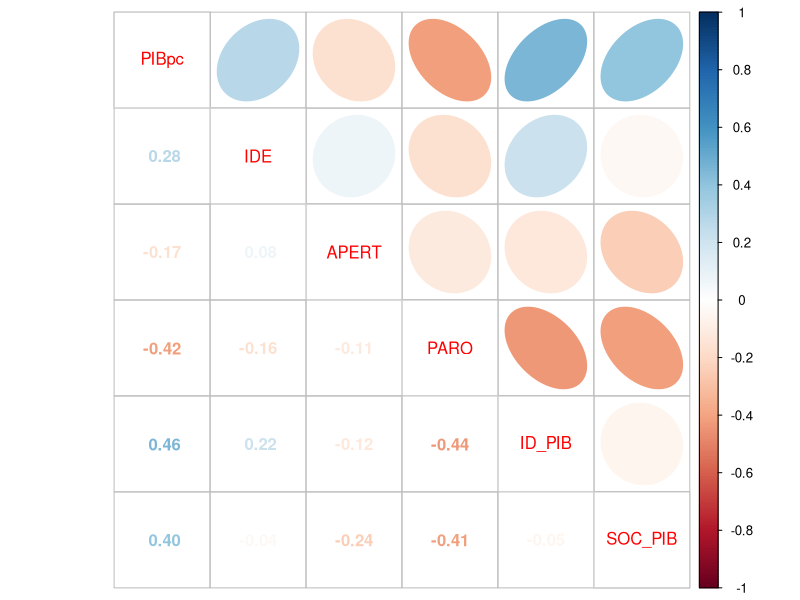
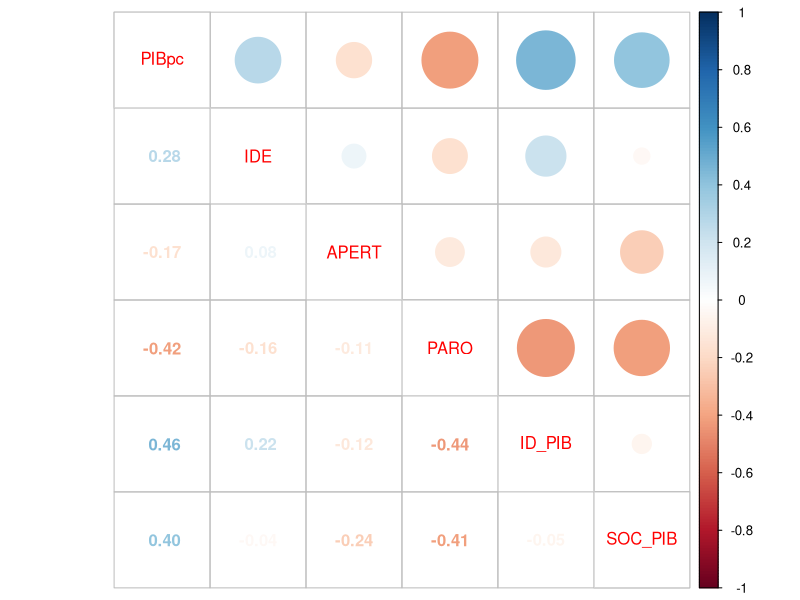
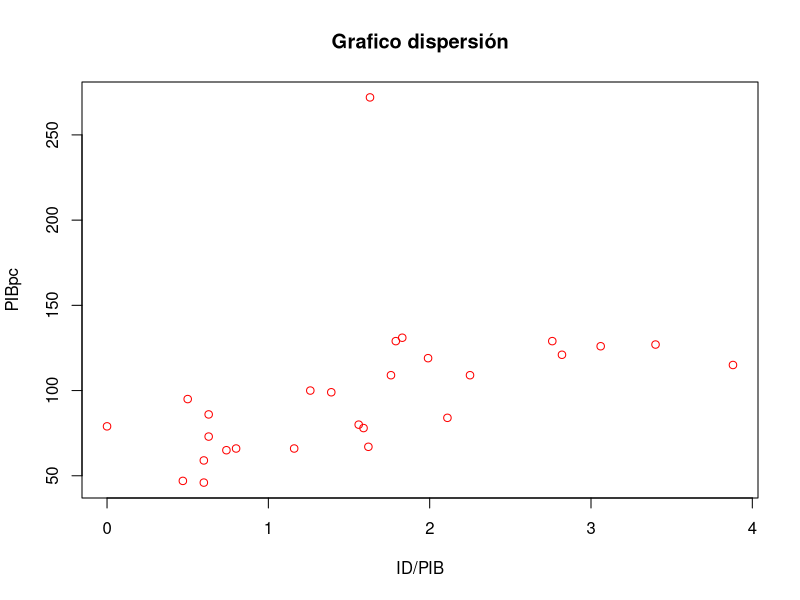
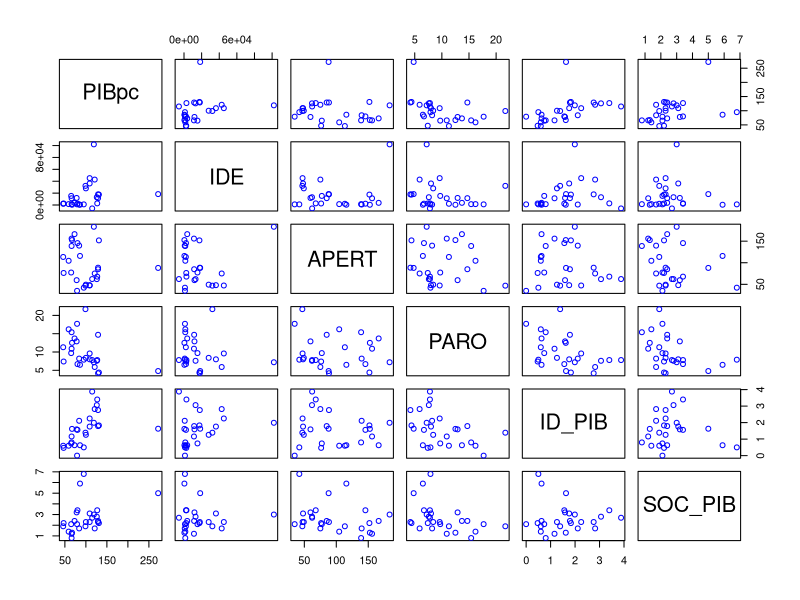
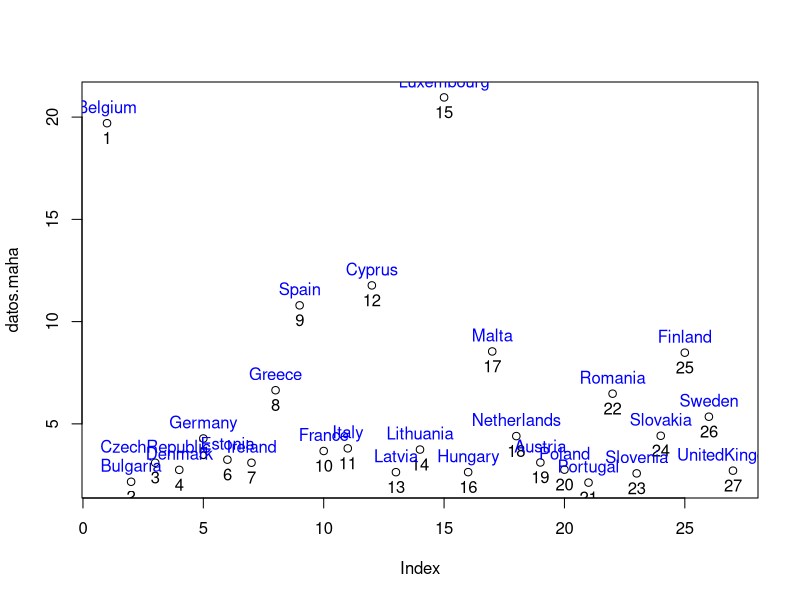
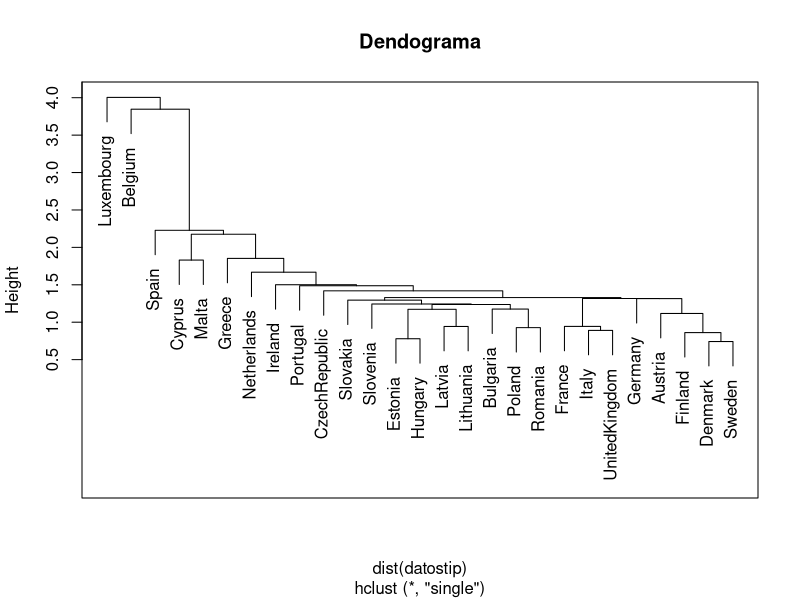
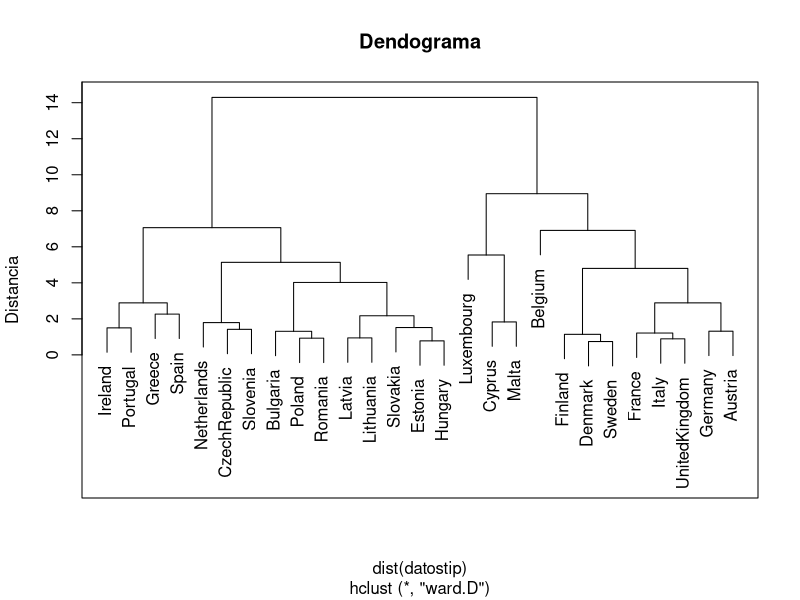
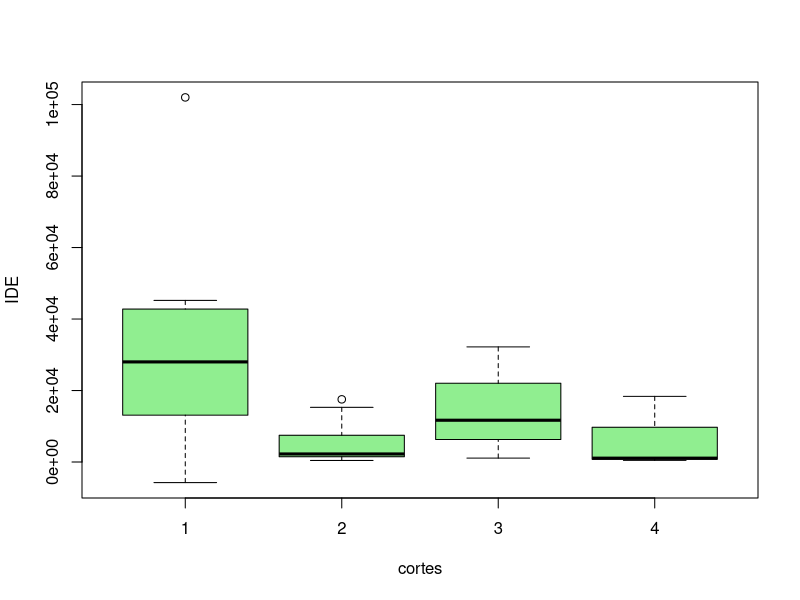

Recreate these plots in R, in order. (Note: this script raises an error after producing the figures.)
#Leemos los datos

datospaises <- read.table("Datospaises.txt", h=T)
datospaises
dimnames(datospaises)[[1]]<-datospaises[,1] #dimnames(datospaises) pregunta si tienen nombre. Utiliza el nombre de los paises como nombre de las filas
datos<-datospaises[,-1] #quitamos la primera columna
datospaises[1:27,1] #nombres paises

#Analisis preliminar (summary, matriz correlaciones y busqueda de outliers)
library(corrplot) #Para obtencion de matriz/grafico de correlaciones
datos[which.max(datos$PIBpc),1] #Mayor PIBpc, ejemplo de búsqueda del mayor valor
datos[which.max(datos$PIBpc),] #Fila con mayor valor de PIBpc
summary(datos) #resumen estadistico
str(datos) #estructura de la tabla de datos
cov<-cov(datos)
cov #matriz de varianzas covarianzas
correlaciones<-cor(datos)
correlaciones #matriz de correlaciones
head(datospaises) #Muestra solo las primeras observaciones
corrplot.mixed(correlaciones, upper="ellipse") #El elipse permite ver el signo de la relación
corrplot.mixed(correlaciones, upper="circle") #podemps dar forma de circulo, o también cuadrado con square
plot(datos$ID_PIB,datos$PIBpc,col="red",xlab="ID/PIB",ylab="PIBpc",main="Grafico dispersión") #grafico de dispersion
pairs(datos,col="blue") #Multiples graficos de dispersion
datos.maha=mahalanobis(datos,center=colMeans(datos),cov=cov(datos)) #Distancia de Mahalanobis
plot(datos.maha)
text(1:27,datos.maha,1:27,pos=1) #añadimos el numero de observaciones al grafico #pos indica la posicion del texto
text(x=1:27,y=datos.maha,datospaises$PAIS, pos=3, col="blue") #añadimos el nombre del pais al grafico
datos[c(1,15),] #muestra los paises 1 y 15 filas c(1,15) son los mas outliers
#si comparamos 1 y 15 con la media, hay mucha diferencia
datostip<-scale(datos, center=T, scale=T) #Funcion para tipificar center=T, scale=T; resta media true y divide por dispersión true
datostip<-data.frame(datostip) #convertimos a tabla de datos
head(datostip)
summary(datostip) #la media es 0, los datos son mas homogeneos
#Se podría eliminar los datos atipicos
datossin<-data.frame(datos[-c(1,15),]) #Quitamos Belgica y Luxemburgo
head(datossin)
datossin
#Despues de decidir si quitamos o no atipicos, realizamos el analisis cluster

#Cluster metodo "Single"

datos.hc <- hclust(dist(datostip), method = "single") #analisis cluster
#metodo del vecino mas proximo
objects(datos.hc)
datos.hc$merge
datos.hc$height
datos.hc$order
datos.hc$labels
datos.hc$method
datos.hc$call
datos.hc$dist.method
plot(datos.hc, frame.plot = T, col = "black", main="Dendograma" ) #dendograma

#Cluster metodo "Ward"
datos.hc2 <- hclust(dist(datostip), method = "ward.D")
objects(datos.hc2)
datos.hc2$merge
datos.hc2$height
datos.hc2$order
datos.hc2$labels
datos.hc2$method
datos.hc2$call
datos.hc2$dist.method
plot(datos.hc2, frame.plot = T, col = "black", main="Dendograma", ylab="Distancia" )

#Tras decidir que metodo nos da mejores resultados y fijar el numero de grupos hacemos los cortes
cortes<-cutree(datos.hc2, k=4) #cortamos el cluster en cuatro grupos
cortes #mostramos los grupos


# Ponemos cortes como factor y se lo agregamos al conjunto de datos (tanto a datos como a datostip) para que cada paÃs tenga su etiqueta
cortes<-as.factor(cortes)
summary(cortes) #vemos cuantos paises hay en cada grupo
datos<-cbind(datos, cortes) #añadimos los cortes a la tabla de datos
head(datos)
datostip<-cbind(datostip, cortes) #añadimos los cortes

#Ahora podemos separar los casos por grupos

Cluster1<-datos[datos$cortes==1,]
Cluster2<-datos[datos$cortes==2,]
Cluster3<-datos[datos$cortes==3,]
Cluster4<-datos[datos$cortes==4,]

#Para calcular los centroides (vectores de medias de cada grupo para cada variable) podemos hacer:
C1<-colMeans(Cluster1[,-7]) #la columna 7 es un factor hay que quitarla
C2<-colMeans(Cluster2[,-7])
C3<-colMeans(Cluster3[,-7])
C4<-colMeans(Cluster4[,-7])
Centroides<-data.frame(C1,C2,C3,C4)
Centroides


#Mas sencillo con la funcion aggregate
Centroides.hc<-aggregate(datos[,1:6], by=list(cortes), FUN="mean")
Centroides.hc #misma informacion con menos codigo

# Cluster mediante metodo "kmeans"
datos.km <- kmeans(datostip,4) #Recordamos que hay que fijar el numero de grupos previamente (4)
cluster.km<-datos.km$cluster #cluster es como el cortes de antes
cluster.km #numero de grupo para cada pais
is.factor(cluster.km)
cluster.km<-as.factor(cluster.km) #lo convertimos en factor

#Añadimos tambien la etiqueta de cluster a los conjuntos de datos
datos<-cbind(datos, cluster.km)
datostip<-cbind(datostip, cluster.km)
head(datos) #Podemos comparar las  agrupaciones por los dos metodos
Centroides.km<-aggregate(datos[,1:6], by=list(cluster.km), FUN="mean")

#data frame con los grupos para cada pais
nombres <-data.frame(datospaises[1:27,1]) #nombres paises
paisesgrupos <- cbind(nombres,cortes,cluster.km)
head(paisesgrupos)

#ANOVA
library(car)
library(nortest)
attach(datos)
#estudiamos si cada grupo creado tiene un efecto significativo sobre las variables

#Primero con IDE
aggregate(IDE, by=list(cortes),FUN=summary) #estadisticos por grupos para IDE
plot(IDE~cortes,col="lightgreen") #Caja y bigotes: Medias con intervalos de confianzaIDE según grupo
#Test para comprobar hipotesis
leveneTest(IDE~cortes,datos)
tapply(IDE, cortes, shapiro.test)
tapply(IDE, cortes, pearson.test)
#Analisis anova
aov(IDE~cortes,data=datos)
summary(aov(IDE~cortes,data=datos)) #Ho: no diferencia de medias
TukeyHSD(aov(IDE~cortes,data=datos)) #comparaciones grupo a grupo
#Ho igualdad de medias, si se rechaza los grupos tienen efecto


#Ahora con el PIBpc
aggregate(PIBpc, by=list(cortes),FUN=summary) #summary del PIBpc por grupos
plot(PIBpc~cortes,col="lightblue")
leveneTest(PIBpc~cortes,datos)
tapply(PIBpc, cortes, shapiro.test)
tapply(PIBpc, cortes, pearson.test)
aov(PIBpc~cortes,data=datos)
summary(aov(PIBpc~cortes,data=datos))
TukeyHSD(aov(PIBpc~cortes,data=datos))

#Para la apertura al exterior
aggregate(APERT, by=list(cortes),FUN=summary) 
plot(APERT~cortes,col="pink")
leveneTest(APERT~cortes,datos)
tapply(APERT, cortes, shapiro.test)
tapply(APERT, cortes, pearson.test)
aov(APERT~cortes,data=datos)
summary(aov(APERT~cortes,data=datos))
TukeyHSD(aov(APERT~cortes,data=datos))

#Para el paro
aggregate(PARO, by=list(cortes),FUN=summary) 
plot(PARO~cortes,col="yellow")
leveneTest(PARO~cortes,datos)
tapply(PARO, cortes, shapiro.test)
tapply(PARO, cortes, pearson.test)
aov(PARO~cortes,data=datos)
summary(aov(PARO~cortes,data=datos))
TukeyHSD(aov(PARO~cortes,data=datos))

#Para el ID_PIB
aggregate(ID_PIB, by=list(cortes),FUN=summary) 
plot(ID_PIB~cortes,col="ORANGE")
leveneTest(ID_PIB~cortes,datos)
tapply(ID_PIB, cortes, shapiro.test)
tapply(ID_PIB, cortes, pearson.test)
aov(ID_PIB~cortes,data=datos)
summary(aov(ID_PIB~cortes,data=datos))
TukeyHSD(aov(ID_PIB~cortes,data=datos))

#Para el SOC_PIB
aggregate(SOC_PIB, by=list(cortes),FUN=summary) 
plot(SOC_PIB~cortes,col="blue")
leveneTest(SOC_PIB~cortes,datos)
tapply(SOC_PIB, cortes, shapiro.test)
tapply(SOC_PIB, cortes, pearson.test)
aov(SOC_PIB~cortes,data=datos)
summary(aov(SOC_PIB~cortes,data=datos))
TukeyHSD(aov(SOC_PIB~cortes,data=datos))


#Separacion de datos por grupos
datoseparados<-split(datos[,-8],cortes) #es una lista
datoseparados
grupo1<-data.frame(datoseparados[[1]]) #[[1]] es el primer elemento de la lista
grupo2<-data.frame(datoseparados[[2]])
grupo3<-data.frame(datoseparados[[3]])
grupo4<-data.frame(datoseparados[[4]])
 
#Histograma de una variable en un grupo
hist(grupo1$IDE,col=3, main="Histograma de IDE en el grupo 1", xlab="IDE grupo 1") #Histograma de IDE en el grupo 1
datos.maha=mahalanobis(datos,center=colMeans(datos),cov=cov(datos)) #Distancia de Mahalanobis
plot(datos.maha)

#As.factor
cortes <- as.factor(cortes)
cluster.km <- as.factor(cluster.km)
is.factor(cortes)
is.factor(cluster.km)
#Pib mas alto
which.max(datos$PIBpc)
datos[15,]

#Adicionalmente, calculo de eta cuadrado, los parámetros y el ECM para ANOVA del IDE

IDE.aov <- aov(IDE~cortes,data=datos) #La funcion aov genera la lista de datos ANOVA
summary(IDE.aov)

#Bondad del ajuste
eta2.cortes<- summary(IDE.aov)[[1]][1,2]/((summary(IDE.aov)[[1]][1,2]) + (summary(IDE.aov)[[1]][2,2]))
eta2.cortes

#Parametros
model.tables(IDE.aov) #Diferencia respecto a la gran media, 
model.tables(IDE.aov, type="mean") #medias del subgrupo dentro del grupo y la gran media

# El error cuadratico medio o estimacioon insesgada de la varianza del modelo es
ECM <- deviance(IDE.aov)/IDE.aov$df.residual
ECM

#Grafico de barras 
library(ggplot2)

#Grafico con el número de países por grupo
ggplot(data = datos) +
  geom_bar(mapping = aes(x = cortes,fill = cortes))

#Grafico del PIBpc por grupos
sdatos<-datos[,c(2,7)]

ggplot(data = datos) +
  geom_bar(stat="identity",mapping = aes(x = cortes,y=PIBpc, fill = cortes))

#Por ejemplo: Suma del PIBpc en el grupo 1
sdatos<-split(datos,cortes)
sum(sdatos[[1]][,1]) 
                                 
#Grafico del PIBpc medio por grupos
datomean<-aggregate(PIBpc, by=list(cortes),FUN=mean) #summary del PIBpc por grupos
colnames(datomean) <- c("cortes","PIBpc")
ggplot(data = datomean) +
  geom_bar(stat="identity",mapping = aes(x = cortes,y=PIBpc, fill = cortes))
